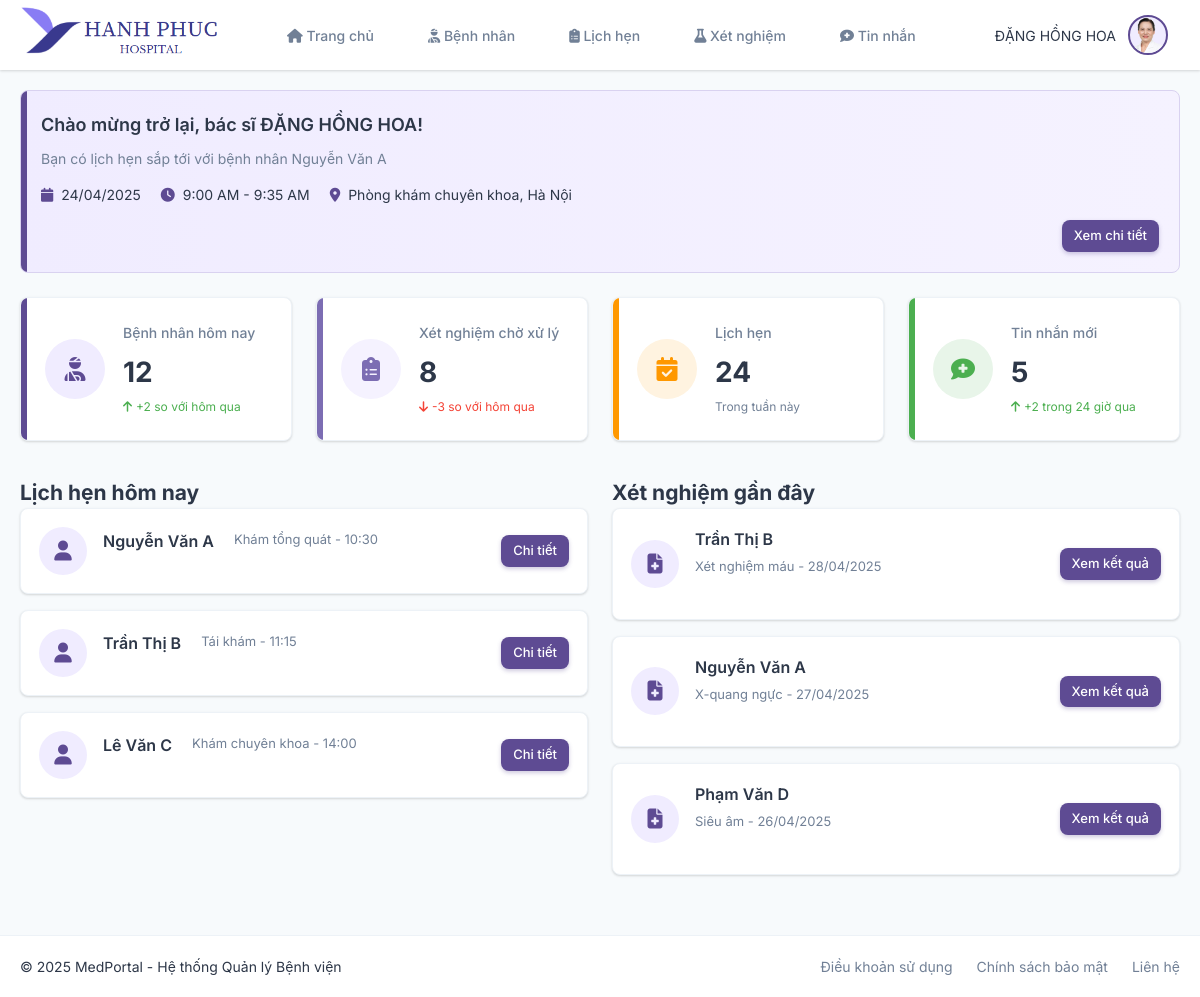
Screenshot of /index.php?action=trangchu (signed in) with the database file from the repository.
### tables this page shows
CREATE TABLE `bacsi` (
  `mabacsi` int(11) UNSIGNED NOT NULL,
  `motabs` varchar(1000) NOT NULL,
  `gioithieubs` varchar(5000) NOT NULL,
  `hoten` varchar(100) NOT NULL,
  `ngaysinh` date NOT NULL,
  `email` varchar(100) NOT NULL,
  `sdt` int(12) NOT NULL,
  `cccd` bigint(200) NOT NULL,
  `ngaybatdau` date NOT NULL,
  `ngayketthuc` date DEFAULT NULL,
  `imgbs` varchar(100) NOT NULL,
  `giakham` int(11) NOT NULL,
  `machuyenkhoa` int(11) UNSIGNED NOT NULL,
  `capbac` varchar(100) NOT NULL,
  `trangthai` varchar(50) NOT NULL,
  `tentk` varchar(100) NOT NULL
);

### Models/mbacsi.php (called while the page is built, shortened)
<?php
 class mBacSi{
        public function xembacsitheotentk($tentk){
            $p = new clsKetNoi();
            $con = $p->moketnoi();
            $con->set_charset('utf8');
            if($con){
                $str = "select * from bacsi where tentk = '$tentk' limit 1";
                $tbl = $con->query($str);
                return $tbl;
            }else{
                return false;
            }
        }
    }
?>

### Controllers/cbacsi.php (called while the page is built, shortened)
<?php
include_once("Models/mbacsi.php");
class cBacSi{
    public function getBacSiByTenTK($tentk){
        $p = new mBacSi();
        $tbl = $p->xembacsitheotentk($tentk);
        if(!$tbl){
            return -1;
        }else{
            if($tbl->num_rows > 0){
                return $tbl->fetch_assoc();
            }else{
                return 0;
            }
        }
    }
}
?>

### Views/bacsi/pages/trangchu/index.php (the view)
<div class="container">
    <div class="dashboard">
        <div class="notification-panel">
            <h3>Chào mừng trở lại, <?php echo "bác sĩ ".$bacsi['hoten'] ?? 'Bác sĩ'; ?>!</h3>
            <p>Bạn có lịch hẹn sắp tới với bệnh nhân Nguyễn Văn A</p>
            <div class="notification-details">
                <div class="notification-detail">
                    <i class="fas fa-calendar"></i>
                    <span>24/04/2025</span>
                </div>
                <div class="notification-detail">
                    <i class="fas fa-clock"></i>
                    <span>9:00 AM - 9:35 AM</span>
                </div>
                <div class="notification-detail">
                    <i class="fas fa-map-marker-alt"></i>
                    <span>Phòng khám chuyên khoa, Hà Nội</span>
                </div>
            </div>
            <div class="notification-actions">
                <a href="#" class="btn-primary btn-small">Xem chi tiết</a>
            </div>
        </div>
        <div class="stats-container">
            <div class="stat-card">
                <div class="stat-icon">
                    <i class="fas fa-user-injured"></i>
                </div>
                <div class="stat-info">
                    <h3>Bệnh nhân hôm nay</h3>
                    <p class="stat-number">12</p>
                    <p class="stat-change positive"><i class="fas fa-arrow-up"></i> +2 so với hôm qua</p>
                </div>
            </div>
            <div class="stat-card">
                <div class="stat-icon">
                    <i class="fas fa-clipboard-list"></i>
                </div>
                <div class="stat-info">
                    <h3>Xét nghiệm chờ xử lý</h3>
                    <p class="stat-number">8</p>
                    <p class="stat-change negative"><i class="fas fa-arrow-down"></i> -3 so với hôm qua</p>
                </div>
            </div>
            <div class="stat-card">
                <div class="stat-icon">
                    <i class="fas fa-calendar-check"></i>
                </div>
                <div class="stat-info">
                    <h3>Lịch hẹn</h3>
                    <p class="stat-number">24</p>
                    <p class="stat-change">Trong tuần này</p>
                </div>
            </div>
            <div class="stat-card">
                <div class="stat-icon">
                    <i class="fas fa-comment-medical"></i>
                </div>
                <div class="stat-info">
                    <h3>Tin nhắn mới</h3>
                    <p class="stat-number">5</p>
                    <p class="stat-change positive"><i class="fas fa-arrow-up"></i> +2 trong 24 giờ qua</p>
                </div>
            </div>
        </div>
        <div class="dashboard-content">
            <div class="appointments-section">
                <h2>Lịch hẹn hôm nay</h2>
                <div class="appointment-list">
                    <?php
                    $appointments = [
                        ['patient' => 'Nguyễn Văn A', 'type' => 'Khám tổng quát', 'time' => '10:30'],
                        ['patient' => 'Trần Thị B', 'type' => 'Tái khám', 'time' => '11:15'],
                        ['patient' => 'Lê Văn C', 'type' => 'Khám chuyên khoa', 'time' => '14:00']
                    ];
                    foreach ($appointments as $appointment) {
                        echo '<div class="appointment-item">';
                        echo '<div class="appointment-icon"><i class="fas fa-user"></i></div>';
                        echo '<div class="appointment-details">';
                        echo '<h4>' . $appointment['patient'] . '</h4>';
                        echo '<p>' . $appointment['type'] . ' - ' . $appointment['time'] . '</p>';
                        echo '</div>';
                        echo '<a href="#" class="btn-primary btn-small">Chi tiết</a>';
                        echo '</div>';
                    }
                    ?>
                </div>
            </div>
            <div class="tests-section">
                <h2>Xét nghiệm gần đây</h2>
                <div class="test-list">
                    <?php
                    $tests = [
                        ['patient' => 'Trần Thị B', 'type' => 'Xét nghiệm máu', 'date' => '28/04/2025'],
                        ['patient' => 'Nguyễn Văn A', 'type' => 'X-quang ngực', 'date' => '27/04/2025'],
                        ['patient' => 'Phạm Văn D', 'type' => 'Siêu âm', 'date' => '26/04/2025']
                    ];
                    foreach ($tests as $test) {
                        echo '<div class="test-item">';
                        echo '<div class="test-icon"><i class="fas fa-file-medical"></i></div>';
                        echo '<div class="test-details">';
                        echo '<h4>' . $test['patient'] . '</h4>';
                        echo '<p>' . $test['type'] . ' - ' . $test['date'] . '</p>';
                        echo '</div>';
                        echo '<a href="#" class="btn-primary btn-small">Xem kết quả</a>';
                        echo '</div>';
                    }
                    ?>
                </div>
            </div>
        </div>
    </div>
</div>
<?php require("Views/bacsi/layout/footer.php"); ?>

### Views/bacsi/layout/header.php (shortened to what this page needs)
<?php
    include_once('Controllers/cbacsi.php');
    $cbacsi= new cbacsi();
    if(isset($_SESSION["dangnhap"]) && isset($_SESSION["user"])){
        $bacsi = $cbacsi->getBacSiByTenTK($_SESSION["user"]["tentk"]);
    }
?>
<!DOCTYPE html>
<html lang="vi">
<head>
    <link rel="stylesheet" href="Views/bacsi/assets/css/s.css">
    <link rel="stylesheet" href="https://cdnjs.cloudflare.com/ajax/libs/font-awesome/6.4.0/css/all.min.css">
</head>
<body>
    <header class="main-header">
        <div class="logo">
                <a href="?action=trangchu">
                    <img src="Assets/img/logo.png" alt="Hanh Phuc Hospital Logo" style="width:200px;">
                </a>
        </div>
        <nav class="main-nav">
            <ul>
                <li><a href="?action=trangchu"><i class="fas fa-home"></i> Trang chủ</a></li>
                <li><a href="?action=benhnhan"><i class="fas fa-user-injured"></i> Bệnh nhân</a></li>
                <li><a href="?action=lichhen"><i class="fas fa-clipboard-list"></i> Lịch hẹn</a></li>
                <li><a href="?action=xetnghiem"><i class="fas fa-flask"></i> Xét nghiệm</a></li>
                <li><a href="?action=tinnhan"><i class="fas fa-comment-medical"></i> Tin nhắn</a></li>
            </ul>
        </nav>
        <div class="user-menu">
            <div class="user-info">
                <span><?php echo $bacsi["hoten"] ?? 'Bác sĩ'; ?></span>
                <img src="<?php echo 'Assets/img/'.$bacsi["imgbs"].'';?>"alt="Avatar" class="user-avatar">
            </div>
        </div>
    </header>

### rows the page displays
bacsi: hoten "ĐẶNG HỒNG HOA", imgbs (picture), hoten "bác sĩ ĐẶNG HỒNG HOA"

### other values shown
$appointment['patient'] "Nguyễn Văn A"
$appointment['type'] "Khám tổng quát"
$appointment['time'] "10:30"
$appointment['patient'] "Trần Thị B"
$appointment['type'] "Tái khám"
$appointment['time'] "11:15"
$appointment['patient'] "Lê Văn C"
$appointment['type'] "Khám chuyên khoa"
$appointment['time'] "14:00"
$test['patient'] "Trần Thị B"
$test['type'] "Xét nghiệm máu"
$test['date'] "28/04/2025"
$test['patient'] "Nguyễn Văn A"
$test['type'] "X-quang ngực"
$test['date'] "27/04/2025"
